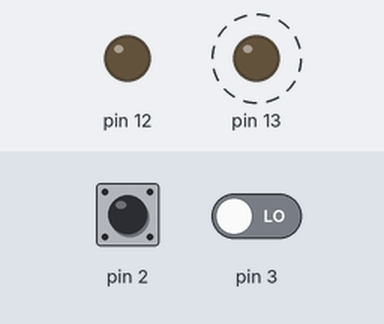
Recording of a sketch running on a simulated Arduino Uno, built with avr-gcc and run on an emulated ATmega328P. On the bench: output pins drawn as LEDs (lit = HIGH). Dashed ring = blinking. The inputs (shaded band) are chosen by the test bench; at power-on: pin 3 LOW, pin 2 HIGH.

Above: at 1.2 s.
1.3 s: pin 3 driven HIGH
At 2.8 s:
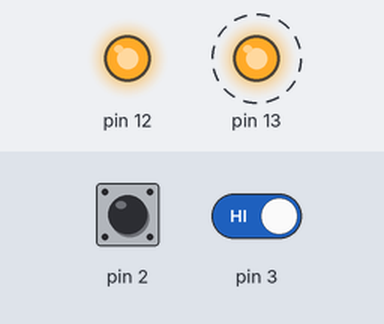
Timing chart, 0 to 10.3 s (numbered marks = the images above; inputs shaded):
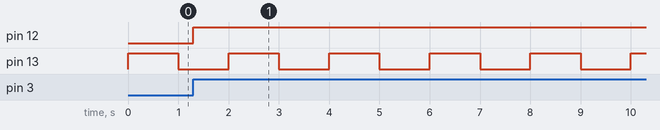

The sketch:

int1.ino
```cpp
void setup() {
  pinMode( 2, INPUT_PULLUP);
  pinMode(12, OUTPUT);
  pinMode(13, OUTPUT);

  EICRA = (1 << ISC10) | (0 << ISC11);
  EIMSK = (1 << INT1);
}

void loop () {
  digitalWrite(13, HIGH);
  delay(1000);
  digitalWrite(13, LOW);
  delay(1000);
}

ISR(INT1_vect) {
  digitalWrite(12, digitalRead(2));
}
```

Measured:
- after the input at 1.3 s, pin 12: LOW → HIGH at once
- by itself, pin 13: alternates HIGH for 1.0 s and LOW for 1.0 s
